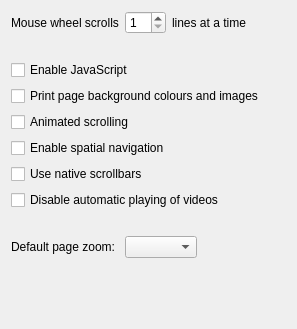
             <widget class="QWidget" name="tab">
              <attribute name="title">
               <string>Web Configuration</string>
              </attribute>
              <layout class="QGridLayout" name="gridLayout_18">
               <item row="4" column="0">
                <layout class="QVBoxLayout" name="verticalLayout_5">
                 <item>
                  <layout class="QHBoxLayout" name="horizontalLayout_24">
                   <item>
                    <widget class="QLabel" name="label_14">
                     <property name="sizePolicy">
                      <sizepolicy hsizetype="Fixed" vsizetype="Preferred">
                       <horstretch>0</horstretch>
                       <verstretch>0</verstretch>
                      </sizepolicy>
                     </property>
                     <property name="text">
                      <string>Mouse wheel scrolls</string>
                     </property>
                    </widget>
                   </item>
                   <item>
                    <widget class="QSpinBox" name="wheelScroll">
                     <property name="sizePolicy">
                      <sizepolicy hsizetype="Fixed" vsizetype="Fixed">
                       <horstretch>0</horstretch>
                       <verstretch>0</verstretch>
                      </sizepolicy>
                     </property>
                     <property name="minimum">
                      <number>1</number>
                     </property>
                    </widget>
                   </item>
                   <item>
                    <widget class="QLabel" name="label_26">
                     <property name="text">
                      <string>lines at a time</string>
                     </property>
                    </widget>
                   </item>
                   <item>
                    <spacer name="horizontalSpacer_19">
                     <property name="orientation">
                      <enum>Qt::Horizontal</enum>
                     </property>
                     <property name="sizeType">
                      <enum>QSizePolicy::MinimumExpanding</enum>
                     </property>
                     <property name="sizeHint" stdset="0">
                      <size>
                       <width>40</width>
                       <height>20</height>
                      </size>
                     </property>
                    </spacer>
                   </item>
                  </layout>
                 </item>
                 <item>
                  <spacer name="horizontalSpacer_50">
                   <property name="orientation">
                    <enum>Qt::Horizontal</enum>
                   </property>
                   <property name="sizeHint" stdset="0">
                    <size>
                     <width>40</width>
                     <height>20</height>
                    </size>
                   </property>
                  </spacer>
                 </item>
                 <item>
                  <widget class="QCheckBox" name="allowJavaScript">
                   <property name="text">
                    <string>Enable JavaScript</string>
                   </property>
                  </widget>
                 </item>
                 <item>
                  <widget class="QCheckBox" name="printEBackground">
                   <property name="text">
                    <string extracomment="when you are printing a webpage (using a printer), this setting determines whether to also print the background (colors, images, etc) of html elements">Print page background colours and images</string>
                   </property>
                  </widget>
                 </item>
                 <item>
                  <widget class="QCheckBox" name="animateScrolling">
                   <property name="text">
                    <string>Animated scrolling</string>
                   </property>
                  </widget>
                 </item>
                 <item>
                  <widget class="QCheckBox" name="spatialNavigation">
                   <property name="text">
                    <string>Enable spatial navigation</string>
                   </property>
                  </widget>
                 </item>
                 <item>
                  <widget class="QCheckBox" name="useNativeScrollbars">
                   <property name="text">
                    <string>Use native scrollbars</string>
                   </property>
                  </widget>
                 </item>
                 <item>
                  <widget class="QCheckBox" name="disableVideoAutoPlay">
                   <property name="text">
                    <string>Disable automatic playing of videos</string>
                   </property>
                  </widget>
                 </item>
                 <item>
                  <spacer name="horizontalSpacer_46">
                   <property name="orientation">
                    <enum>Qt::Horizontal</enum>
                   </property>
                   <property name="sizeHint" stdset="0">
                    <size>
                     <width>40</width>
                     <height>20</height>
                    </size>
                   </property>
                  </spacer>
                 </item>
                 <item>
                  <layout class="QHBoxLayout" name="horizontalLayout_12">
                   <item>
                    <widget class="QLabel" name="label_44">
                     <property name="text">
                      <string>Default page zoom: </string>
                     </property>
                    </widget>
                   </item>
                   <item>
                    <widget class="QComboBox" name="defaultZoomLevel"/>
                   </item>
                   <item>
                    <spacer name="horizontalSpacer_12">
                     <property name="orientation">
                      <enum>Qt::Horizontal</enum>
                     </property>
                     <property name="sizeType">
                      <enum>QSizePolicy::MinimumExpanding</enum>
                     </property>
                     <property name="sizeHint" stdset="0">
                      <size>
                       <width>40</width>
                       <height>20</height>
                      </size>
                     </property>
                    </spacer>
                   </item>
                  </layout>
                 </item>
                 <item>
                  <spacer name="horizontalSpacer_43">
                   <property name="orientation">
                    <enum>Qt::Horizontal</enum>
                   </property>
                   <property name="sizeHint" stdset="0">
                    <size>
                     <width>40</width>
                     <height>20</height>
                    </size>
                   </property>
                  </spacer>
                 </item>
                 <item>
                  <layout class="QHBoxLayout" name="horizontalLayout_11">
                   <item>
                    <spacer name="verticalSpacer_26">
                     <property name="orientation">
                      <enum>Qt::Vertical</enum>
                     </property>
                     <property name="sizeHint" stdset="0">
                      <size>
                       <width>20</width>
                       <height>40</height>
                      </size>
                     </property>
                    </spacer>
                   </item>
                  </layout>
                 </item>
                </layout>
               </item>
              </layout>
             </widget>
